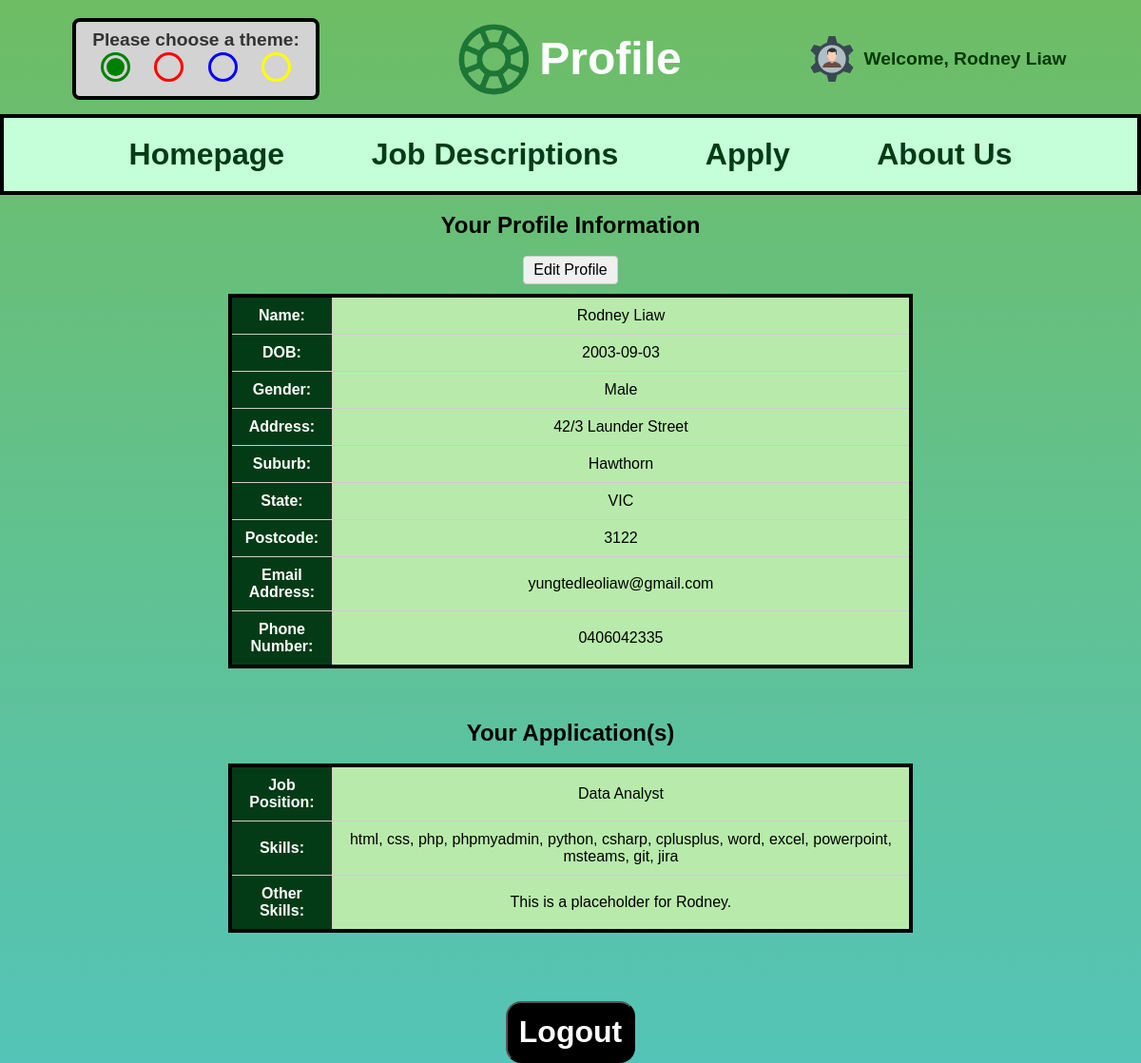
The app's page /profile.php (signed in) with its own data.
### tables this page shows
CREATE TABLE `eoi` (
  `eoi_number` int(11) NOT NULL,
  `job_ref_number` varchar(5) DEFAULT NULL,
  `first_name` varchar(20) DEFAULT NULL,
  `last_name` varchar(20) DEFAULT NULL,
  `dob` date DEFAULT NULL,
  `gender` varchar(20) DEFAULT NULL,
  `address` varchar(40) DEFAULT NULL,
  `suburb` varchar(40) DEFAULT NULL,
  `state` varchar(3) DEFAULT NULL,
  `postcode` varchar(4) DEFAULT NULL,
  `email_address` varchar(100) DEFAULT NULL,
  `phone_number` varchar(12) DEFAULT NULL,
  `skills` varchar(255) DEFAULT NULL,
  `other_skills` text DEFAULT NULL,
  `status` varchar(7) DEFAULT 'NEW'
);

CREATE TABLE `jobs` (
  `job_id` int(11) NOT NULL,
  `job_title` varchar(100) NOT NULL,
  `description` text DEFAULT NULL,
  `key_responsibilities` text DEFAULT NULL,
  `key_attributes_essential` text DEFAULT NULL,
  `key_attributes_preferred` text DEFAULT NULL,
  `salary_min` int(11) DEFAULT NULL,
  `salary_max` int(11) DEFAULT NULL,
  `reports_to` varchar(100) DEFAULT NULL,
  `reference_code` varchar(5) NOT NULL
);

### profile.php (the view, shortened to what this page needs)
<?php
include 'settings.php';
$page_title = "Profile";
include 'header.inc';
include 'nav.inc';
$update_errors = [];
$is_edit_mode_active = !empty($update_errors);
if (isset($_SESSION['user_data']) && $_SESSION['user_data']['email'] == $_SESSION['email']) {
    $row_user = $_SESSION['user_data'];
}
?>
<!DOCTYPE html>
<html lang="en">
<head>
    <link rel="stylesheet" href="styles/style.css">
</head>
<body>
    <div class="profile_container">
        <br>
        <h2>Your Profile Information</h2> <br>
        <label for="edit_profile_checkbox" class="profile_editor_toggle_label">
            <?php echo $is_edit_mode_active ? 'Cancel Editing / View Profile' : 'Edit Profile'; ?>
        </label>
        <div id="static_profile_info_container">
        <?php
        if ($row_user) {
            echo "<div class=\"member_interests\">";
            echo "<table>";
                $firstName_display = isset($row_user['first_name']) && trim($row_user['first_name']) !== '' ? htmlspecialchars(trim($row_user['first_name'])) : null;
                $lastName_display = isset($row_user['last_name']) && trim($row_user['last_name']) !== '' ? htmlspecialchars(trim($row_user['last_name'])) : null;
                $displayName = "<em>N/A</em>";
                if ($firstName_display && $lastName_display) { $displayName = $firstName_display . " " . $lastName_display; }
                elseif ($firstName_display) { $displayName = $firstName_display; }
                elseif ($lastName_display) { $displayName = $lastName_display; }
                echo "<tr><th>Name:</th><td>" . $displayName . "</td></tr>";
                echo "<tr><th>DOB:</th><td>" . (isset($row_user['dob']) && trim($row_user['dob']) !== '' ? htmlspecialchars(trim($row_user['dob'])) : "<em>N/A</em>") . "</td></tr>";
                echo "<tr><th>Gender:</th><td>" . (isset($row_user['gender']) && trim($row_user['gender']) !== '' ? htmlspecialchars(trim($row_user['gender'])) : "<em>N/A</em>") . "</td></tr>";
                echo "<tr><th>Address:</th><td>" . (isset($row_user['address']) && trim($row_user['address']) !== '' ? htmlspecialchars(trim($row_user['address'])) : "<em>N/A</em>") . "</td></tr>";
                echo "<tr><th>Suburb:</th><td>" . (isset($row_user['suburb']) && trim($row_user['suburb']) !== '' ? htmlspecialchars(trim($row_user['suburb'])) : "<em>N/A</em>") . "</td></tr>";
                echo "<tr><th>State:</th><td>" . (isset($row_user['state']) && trim($row_user['state']) !== '' ? htmlspecialchars(trim($row_user['state'])) : "<em>N/A</em>") . "</td></tr>";
                echo "<tr><th>Postcode:</th><td>" . (isset($row_user['postcode']) && trim($row_user['postcode']) !== '' ? htmlspecialchars(trim($row_user['postcode'])) : "<em>N/A</em>") . "</td></tr>";
                echo "<tr><th>Email Address:</th><td>" . (isset($row_user['email']) && trim($row_user['email']) !== '' ? htmlspecialchars(trim($row_user['email'])) : "<em>N/A</em>") . "</td></tr>";
                echo "<tr><th>Phone Number:</th><td>" . (isset($row_user['phone_number']) && trim($row_user['phone_number']) !== '' ? htmlspecialchars(trim($row_user['phone_number'])) : "<em>N/A</em>") . "</td></tr>";
            echo "</table>";
            echo "</div>";
        } else {
            echo "<p>No profile records found or error fetching data.</p>";
        }
        ?>
        </div>
        <br><br><br>
        <h2>Your Application(s)</h2> <br>
        <?php
        $current_user_email_application = $_SESSION['email'];
        $stmt_application = $db_conn->prepare("
            SELECT eoi.skills, eoi.other_skills, jobs.job_title
            FROM eoi
            JOIN jobs ON eoi.job_ref_number = jobs.reference_code
            WHERE eoi.email_address = ?
        ");
        if ($stmt_application) {
            $stmt_application->bind_param("s", $current_user_email_application);
            $stmt_application->execute();
            $result_application = $stmt_application->get_result();
            if ($result_application && $result_application->num_rows > 0) {
                while ($row_app = $result_application->fetch_assoc()) {
                    echo "<div class=\"member_interests\">";
                    echo "<table>";
                    echo "<tr><th>Job Position:</th><td>" . (isset($row_app['job_title']) && trim($row_app['job_title']) !== '' ? htmlspecialchars(trim($row_app['job_title'])) : "<em>N/A</em>") . "</td></tr>";
                    echo "<tr><th>Skills:</th><td>" . (isset($row_app['skills']) && trim($row_app['skills']) !== '' ? htmlspecialchars(trim($row_app['skills'])) : "<em>N/A</em>") . "</td></tr>";
                    echo "<tr><th>Other Skills:</th><td>" . (isset($row_app['other_skills']) && trim($row_app['other_skills']) !== '' ? htmlspecialchars(trim($row_app['other_skills'])) : "<em>N/A</em>") . "</td></tr>";
                    echo "</table>";
                    echo "</div>";
                    echo "<br>";
                }
            } else {
                echo "<p>No application records found! Apply now!</p>";
            }
        } else {
            echo "<p>Error preparing to fetch applications.</p>";
        }
        ?>
        <br><br><br>
        <form method="post" action="profile.php">
            <button type="submit" name="logout" class="buttons">Logout</button>
        </form>
    </div>
</body>
</html>

### header.inc
<header class="home_header">
    <div class="theme_container">
        <?php include 'theme.inc'; ?>
    </div>
    <div class="page_title_container">
        <a href="index.php">
            <img src="images/tab_icon.png" alt="OpenSOS logo" id="header_logo_not_homepage">
        </a>
        <h1 id="heading_not_homepage"><?php echo $page_title; ?></h1>
    </div>
    <div class="header_login_link">
        <?php
        $link = 'login.php';
        if (isset($_SESSION['role'])) {
            if ($_SESSION['role'] == 'manager') {
                $link = 'manage.php';
            } elseif ($_SESSION['role'] == 'user') {
                $link = 'profile.php';
            }
        }
        ?>
        <a href="<?php echo $link; ?>">
            <img src="images/manager_login_icon.png" alt="Manager Login Icon" id="manager_logo">
            <p>
                <?php
                    if (isset($_SESSION['username'])) {
                        echo 'Welcome, ' . htmlspecialchars($_SESSION['username']);
                    } else {
                        echo 'User Login';
                    }
                ?>
            </p>
        </a>
    </div>
</header>

### theme.inc (shortened to what this page needs)
<div id="theme_selector">
  <p><strong>Please choose a theme:</strong></p>
  <input type="radio" id="original" name="theme" value="original" checked>
  <input type="radio" id="red" name="theme" value="red">
  <input type="radio" id="blue" name="theme" value="blue">
  <input type="radio" id="yellow" name="theme" value="yellow">
</div>

### nav.inc
<nav>
    <a href="index.php" title="Homepage">Homepage</a>
    <a href="jobs.php" title="Job Descriptions">Job Descriptions</a>
    <a href="apply.php" title="Apply">Apply</a>
    <a href="about.php" title="About Us">About Us</a>
</nav>

### styles/style.css (style rules this page uses)
:root { --home_background_image: url("images/homepage_background.jpg"); --heading_color: rgb(3, 59, 22); --textcard_color: #b8ebab; --section_span_color: rgb(162, 196, 134); --home_nav_icon_color: #64dd5d; --nav_bg: #c5ffd9; --home_nav_hover_color: rgb(23, 248, 188); --aside_bg: #9bff92; --gradient_start: rgb(110, 189, 101); --gradient_end: rgba(50, 185, 170, 0.836); }
* { font-family: Arial, Helvetica, sans-serif; box-sizing: border-box; margin: 0; padding: 0; }
#heading_not_homepage { color: rgb(255, 255, 255); font-size: 3rem; margin: 0; display: flex; align-items: center; }
html { height: 100%; }
body { background: linear-gradient(to bottom, var(--gradient_start) 0%, var(--gradient_end) 100%); background-attachment: fixed; background-size: cover; background-repeat: no-repeat; display: flex; flex-direction: column; width: 100%; min-height: 100%; margin: 0; }
header { flex: 0 0 15%; }
#header_logo_not_homepage { scale: 0.6; margin: -1rem; }
nav { display: flex; flex-wrap: wrap; justify-content: space-evenly; font-size: 2rem; background-color: var(--nav_bg); border: solid black 0.25rem; padding: 1%; padding-left: 4%; padding-right: 4%; }
nav a { text-decoration: none; padding: 0.5rem; ; border-radius: 50%; color: var(--heading_color); font-weight: bold; transition: transform 0.1s ease-in-out; }
h2 { text-align: center; }
.profile_container { text-align: center; }
.profile_editor_toggle_label { cursor: pointer; display: inline-block; padding: 5px 10px; background-color: #f0f0f0; border: 1px solid #ccc; border-radius: 4px; margin-bottom: 10px; }
.home_header { display: flex; align-items: center; justify-content: space-between; position: relative; width: 100%; padding-top: 0.2rem; }
.theme_container { flex: 1; text-align: center; font-size: 1rem; color: #333; padding-left: 1%; width: fit-content; font-size: 1.2rem; }
#theme_selector { display: inline-block; background-color: lightgray; padding: 0.5rem 1rem; border: solid black 0.25rem; border-radius: 0.5rem; text-align: center; }
#theme_selector input[type="radio"] { appearance: none; margin: 0.5rem 1rem; width: 1.2rem; height: 1.2rem; outline: 3px solid var(--radio_color, currentColor); outline-offset: 3px; border-radius: 50%; }
#theme_selector input[type="radio"]:checked { background-color: var(--radio_color); }
#theme_selector input[type="radio"]#original { --radio_color: green; }
#theme_selector input[type="radio"]#red { --radio_color: red; }
#theme_selector input[type="radio"]#blue { --radio_color: blue; }
#theme_selector input[type="radio"]#yellow { --radio_color: yellow; }
.page_title_container { flex: 1; display: flex; justify-content: center; align-items: center; width: fit-content; }
.header_login_link { flex: 1; display: flex; justify-content: center; align-items: center; padding-right: 2%; }
.header_login_link a { display: flex; align-items: center; text-decoration: none; color: #003800; gap: 2px; font-size: 1.2rem; font-weight: bold; transition: transform 0.1s ease-in-out; }
.header_login_link img { width: 4rem; height: auto; }
.member_interests table { margin: auto; width: 60%; border-collapse: collapse; border: rgb(0, 0, 0) 0.25rem solid; border-radius: 10px; }
.member_interests table th { width: 15%; }
th, td { border: 1px solid #ccc; padding: 10px; text-align: center; }
th { background-color: var(--heading_color); color: white; font-weight: bold; }
td { background-color: var(--textcard_color); }
.buttons { padding: 1%; color: white; background-color: black; font-weight: bold; font-size: 2rem; border-radius: 1rem; text-decoration: none; }

### records on screen
eoi: jobs.job_title "Data Analyst", skills "html, css, php, phpmyadmin, python, csharp, cplusplus, word, excel, powerpoint, msteams, git, jira", other_skills "This is a placeholder for Rodney."

### other values on screen
$page_title "Profile"
$_SESSION['username'] "Rodney Liaw"
$displayName "Rodney Liaw"
$row_user['dob'] "2003-09-03"
$row_user['gender'] "Male"
$row_user['address'] "42/3 Launder Street"
$row_user['suburb'] "Hawthorn"
$row_user['state'] "VIC"
$row_user['postcode'] "3122"
$row_user['email'] "yungtedleoliaw@gmail.com"
$row_user['phone_number'] "0406042335"
